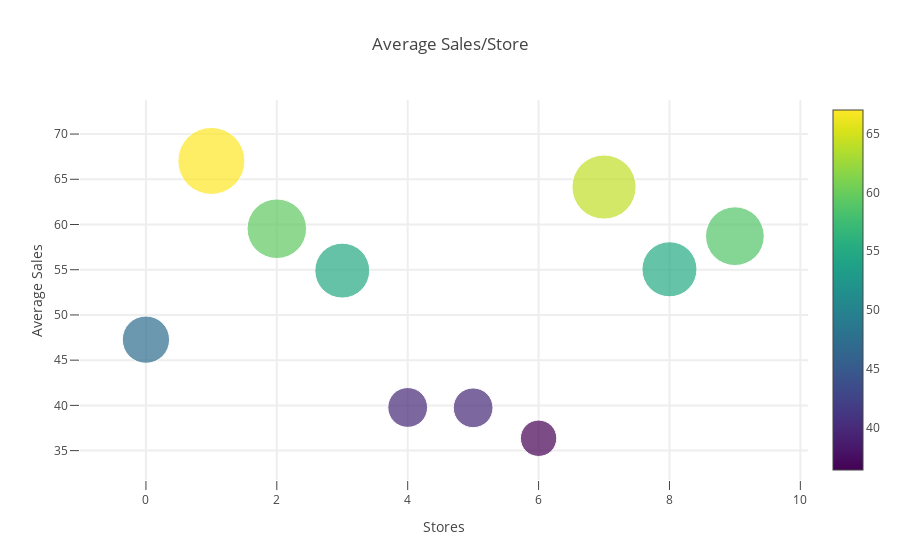

Notebook code for this chart:
### Code cell
# average sales catter plot
sales_store_data = go.Scatter(
    y = sales_across_store_df.avg_sale.values,
    mode='markers',
    marker=dict(
        size = sales_across_store_df.avg_sale.values,
        color = sales_across_store_df.avg_sale.values,
        colorscale='Viridis',
        showscale=True
    ),
    text = sales_across_store_df.index.values
)
data = [sales_store_data]

sales_store_layout = go.Layout(
    autosize= True,
    title= 'Average Sales/Store',
    hovermode= 'closest',
    xaxis= dict(
        title= 'Stores',
        ticklen= 9,
        zeroline= False,
        gridwidth= 2,
    ),
    yaxis=dict(
        title= 'Average Sales',
        ticklen= 9,
        zeroline= False,
        gridwidth= 2,
    ),
    showlegend= False
)
fig = go.Figure(data=data, layout=sales_store_layout)
py.iplot(fig ,filename='scatter_sales_store')

### Figure 1 — Plotly figure (JSON) as saved in the notebook; plotly's stock layout.template omitted (floating-point values rounded to 4 significant figures)
{"data": [{"marker": {"color": [47.27, 67.03, 59.53, 54.9, 39.77, 39.73, 36.36, 64.14, 55.05, 58.71], "colorscale": "Viridis", "showscale": true, "size": [47.27, 67.03, 59.53, 54.9, 39.77, 39.73, 36.36, 64.14, 55.05, 58.71]}, "mode": "markers", "text": [1, 2, 3, 4, 5, 6, 7, 8, 9, 10], "type": "scatter", "uid": "4ae44694-92f7-43ae-bb50-67695c1139fd", "y": [47.27, 67.03, 59.53, 54.9, 39.77, 39.73, 36.36, 64.14, 55.05, 58.71]}], "layout": {"autosize": true, "hovermode": "closest", "showlegend": false, "title": {"text": "Average Sales/Store"}, "xaxis": {"gridwidth": 2, "ticklen": 9, "title": {"text": "Stores"}, "zeroline": false}, "yaxis": {"gridwidth": 2, "ticklen": 9, "title": {"text": "Average Sales"}, "zeroline": false}}}
